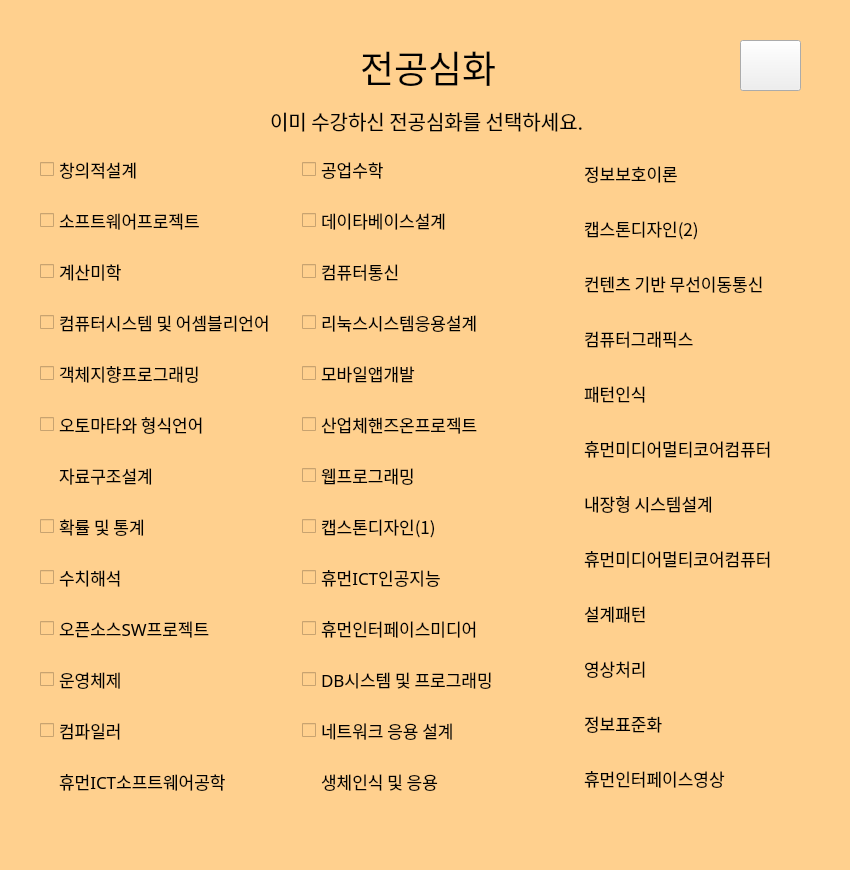
<?xml version="1.0" encoding="UTF-8"?>
<ui version="4.0">
 <class>MajorOption</class>
 <widget class="QMainWindow" name="MajorOption">
  <property name="geometry">
   <rect>
    <x>0</x>
    <y>0</y>
    <width>850</width>
    <height>870</height>
   </rect>
  </property>
  <property name="windowTitle">
   <string>MainWindow</string>
  </property>
  <property name="styleSheet">
   <string notr="true">background-color: transparent;
background-color: rgb(255, 208, 142);</string>
  </property>
  <widget class="QWidget" name="centralwidget">
   <widget class="QLabel" name="label_main_liberal_option_title">
    <property name="geometry">
     <rect>
      <x>360</x>
      <y>41</y>
      <width>171</width>
      <height>51</height>
     </rect>
    </property>
    <property name="font">
     <font>
      <family>배달의민족 주아</family>
      <pointsize>28</pointsize>
      <weight>50</weight>
      <bold>false</bold>
     </font>
    </property>
    <property name="text">
     <string>전공심화</string>
    </property>
   </widget>
   <widget class="QLabel" name="label_main_liberal_ment">
    <property name="geometry">
     <rect>
      <x>270</x>
      <y>100</y>
      <width>741</width>
      <height>41</height>
     </rect>
    </property>
    <property name="font">
     <font>
      <family>배달의민족 주아</family>
      <pointsize>15</pointsize>
     </font>
    </property>
    <property name="styleSheet">
     <string notr="true">background-color: transparent;
</string>
    </property>
    <property name="text">
     <string>이미 수강하신 전공심화를 선택하세요. </string>
    </property>
   </widget>
   <widget class="QPushButton" name="pushButton_right_arrow">
    <property name="geometry">
     <rect>
      <x>740</x>
      <y>40</y>
      <width>61</width>
      <height>51</height>
     </rect>
    </property>
    <property name="styleSheet">
     <string notr="true">#pushButton_right_arrow{
background-color: transparent;
border-image: url(:right_arrow3.png);
background: none;
background-repeat: none;
}</string>
    </property>
    <property name="text">
     <string/>
    </property>
   </widget>
   <widget class="QWidget" name="layoutWidget">
    <property name="geometry">
     <rect>
      <x>40</x>
      <y>140</y>
      <width>781</width>
      <height>681</height>
     </rect>
    </property>
    <property name="font">
     <font>
      <family>나눔손글씨 펜</family>
      <pointsize>14</pointsize>
     </font>
    </property>
    <layout class="QHBoxLayout" name="horizontalLayout">
     <item>
      <layout class="QVBoxLayout" name="verticalLayout">
       <item>
        <widget class="QCheckBox" name="checkBox_0_0">
         <property name="font">
          <font>
           <family>배달의민족 주아</family>
           <pointsize>13</pointsize>
          </font>
         </property>
         <property name="text">
          <string>창의적설계</string>
         </property>
        </widget>
       </item>
       <item>
        <widget class="QCheckBox" name="checkBox_0_1">
         <property name="font">
          <font>
           <family>배달의민족 주아</family>
           <pointsize>13</pointsize>
          </font>
         </property>
         <property name="text">
          <string>소프트웨어프로젝트</string>
         </property>
        </widget>
       </item>
       <item>
        <widget class="QCheckBox" name="checkBox_0_2">
         <property name="font">
          <font>
           <family>배달의민족 주아</family>
           <pointsize>13</pointsize>
          </font>
         </property>
         <property name="text">
          <string>계산미학</string>
         </property>
        </widget>
       </item>
       <item>
        <widget class="QCheckBox" name="checkBox_0_3">
         <property name="font">
          <font>
           <family>배달의민족 주아</family>
           <pointsize>13</pointsize>
          </font>
         </property>
         <property name="text">
          <string>컴퓨터시스템 및 어셈블리언어</string>
         </property>
        </widget>
       </item>
       <item>
        <widget class="QCheckBox" name="checkBox_0_4">
         <property name="font">
          <font>
           <family>배달의민족 주아</family>
           <pointsize>13</pointsize>
          </font>
         </property>
         <property name="text">
          <string>객체지향프로그래밍</string>
         </property>
        </widget>
       </item>
       <item>
        <widget class="QCheckBox" name="checkBox_0_5">
         <property name="font">
          <font>
           <family>배달의민족 주아</family>
           <pointsize>13</pointsize>
          </font>
         </property>
         <property name="text">
          <string>오토마타와 형식언어</string>
         </property>
        </widget>
       </item>
       <item>
        <widget class="QCheckBox" name="checkBox_0_6">
         <property name="font">
          <font>
           <family>배달의민족 주아</family>
           <pointsize>13</pointsize>
          </font>
         </property>
         <property name="styleSheet">
          <string notr="true">background-color: transparent;</string>
         </property>
         <property name="text">
          <string>자료구조설계</string>
         </property>
        </widget>
       </item>
       <item>
        <widget class="QCheckBox" name="checkBox_0_7">
         <property name="font">
          <font>
           <family>배달의민족 주아</family>
           <pointsize>13</pointsize>
          </font>
         </property>
         <property name="text">
          <string>확률 및 통계</string>
         </property>
        </widget>
       </item>
       <item>
        <widget class="QCheckBox" name="checkBox_0_8">
         <property name="font">
          <font>
           <family>배달의민족 주아</family>
           <pointsize>13</pointsize>
          </font>
         </property>
         <property name="text">
          <string>수치해석</string>
         </property>
        </widget>
       </item>
       <item>
        <widget class="QCheckBox" name="checkBox_0_9">
         <property name="font">
          <font>
           <family>배달의민족 주아</family>
           <pointsize>13</pointsize>
          </font>
         </property>
         <property name="text">
          <string>오픈소스SW프로젝트</string>
         </property>
        </widget>
       </item>
       <item>
        <widget class="QCheckBox" name="checkBox_0_10">
         <property name="font">
          <font>
           <family>배달의민족 주아</family>
           <pointsize>13</pointsize>
          </font>
         </property>
         <property name="text">
          <string>운영체제</string>
         </property>
        </widget>
       </item>
       <item>
        <widget class="QCheckBox" name="checkBox_0_11">
         <property name="font">
          <font>
           <family>배달의민족 주아</family>
           <pointsize>13</pointsize>
          </font>
         </property>
         <property name="text">
          <string>컴파일러</string>
         </property>
        </widget>
       </item>
       <item>
        <widget class="QCheckBox" name="checkBox_0_12">
         <property name="font">
          <font>
           <family>배달의민족 주아</family>
           <pointsize>13</pointsize>
          </font>
         </property>
         <property name="styleSheet">
          <string notr="true">background-color: transparent;</string>
         </property>
         <property name="text">
          <string>휴먼ICT소프트웨어공학</string>
         </property>
        </widget>
       </item>
      </layout>
     </item>
     <item>
      <layout class="QVBoxLayout" name="verticalLayout_2">
       <item>
        <widget class="QCheckBox" name="checkBox_0_13">
         <property name="font">
          <font>
           <family>배달의민족 주아</family>
           <pointsize>13</pointsize>
          </font>
         </property>
         <property name="text">
          <string>공업수학</string>
         </property>
        </widget>
       </item>
       <item>
        <widget class="QCheckBox" name="checkBox_0_14">
         <property name="font">
          <font>
           <family>배달의민족 주아</family>
           <pointsize>13</pointsize>
          </font>
         </property>
         <property name="text">
          <string>데이타베이스설계</string>
         </property>
        </widget>
       </item>
       <item>
        <widget class="QCheckBox" name="checkBox_0_15">
         <property name="font">
          <font>
           <family>배달의민족 주아</family>
           <pointsize>13</pointsize>
          </font>
         </property>
         <property name="text">
          <string>컴퓨터통신</string>
         </property>
        </widget>
       </item>
       <item>
        <widget class="QCheckBox" name="checkBox_0_16">
         <property name="font">
          <font>
           <family>배달의민족 주아</family>
           <pointsize>13</pointsize>
          </font>
         </property>
         <property name="text">
          <string>리눅스시스템응용설계</string>
         </property>
        </widget>
       </item>
       <item>
        <widget class="QCheckBox" name="checkBox_0_17">
         <property name="font">
          <font>
           <family>배달의민족 주아</family>
           <pointsize>13</pointsize>
          </font>
         </property>
         <property name="text">
          <string>모바일앱개발</string>
         </property>
        </widget>
       </item>
       <item>
        <widget class="QCheckBox" name="checkBox_0_18">
         <property name="font">
          <font>
           <family>배달의민족 주아</family>
           <pointsize>13</pointsize>
          </font>
         </property>
         <property name="text">
          <string>산업체핸즈온프로젝트</string>
         </property>
        </widget>
       </item>
       <item>
        <widget class="QCheckBox" name="checkBox_0_19">
         <property name="font">
          <font>
           <family>배달의민족 주아</family>
           <pointsize>13</pointsize>
          </font>
         </property>
         <property name="text">
          <string>웹프로그래밍</string>
         </property>
        </widget>
       </item>
       <item>
        <widget class="QCheckBox" name="checkBox_0_20">
         <property name="font">
          <font>
           <family>배달의민족 주아</family>
           <pointsize>13</pointsize>
          </font>
         </property>
         <property name="text">
          <string>캡스톤디자인(1)</string>
         </property>
        </widget>
       </item>
       <item>
        <widget class="QCheckBox" name="checkBox_0_21">
         <property name="font">
          <font>
           <family>배달의민족 주아</family>
           <pointsize>13</pointsize>
          </font>
         </property>
         <property name="text">
          <string>휴먼ICT인공지능</string>
         </property>
        </widget>
       </item>
       <item>
        <widget class="QCheckBox" name="checkBox_0_22">
         <property name="font">
          <font>
           <family>배달의민족 주아</family>
           <pointsize>13</pointsize>
          </font>
         </property>
         <property name="text">
          <string>휴먼인터페이스미디어</string>
         </property>
        </widget>
       </item>
       <item>
        <widget class="QCheckBox" name="checkBox_0_23">
         <property name="font">
          <font>
           <family>배달의민족 주아</family>
           <pointsize>13</pointsize>
          </font>
         </property>
         <property name="text">
          <string>DB시스템 및 프로그래밍</string>
         </property>
        </widget>
       </item>
       <item>
        <widget class="QCheckBox" name="checkBox_0_24">
         <property name="font">
          <font>
           <family>배달의민족 주아</family>
           <pointsize>13</pointsize>
          </font>
         </property>
         <property name="text">
          <string>네트워크 응용 설계</string>
         </property>
        </widget>
       </item>
       <item>
        <widget class="QCheckBox" name="checkBox_0_25">
         <property name="font">
          <font>
           <family>배달의민족 주아</family>
           <pointsize>13</pointsize>
          </font>
         </property>
         <property name="styleSheet">
          <string notr="true">background-color: transparent;</string>
         </property>
         <property name="text">
          <string>생체인식 및 응용</string>
         </property>
        </widget>
       </item>
      </layout>
     </item>
     <item>
      <layout class="QVBoxLayout" name="verticalLayout_4">
       <item>
        <widget class="QCheckBox" name="checkBox_0_26">
         <property name="font">
          <font>
           <family>배달의민족 주아</family>
           <pointsize>13</pointsize>
          </font>
         </property>
         <property name="styleSheet">
          <string notr="true">background-color: transparent;</string>
         </property>
         <property name="text">
          <string>정보보호이론</string>
         </property>
        </widget>
       </item>
       <item>
        <widget class="QCheckBox" name="checkBox_0_27">
         <property name="font">
          <font>
           <family>배달의민족 주아</family>
           <pointsize>13</pointsize>
          </font>
         </property>
         <property name="styleSheet">
          <string notr="true">background-color: transparent;
</string>
         </property>
         <property name="text">
          <string>캡스톤디자인(2)</string>
         </property>
        </widget>
       </item>
       <item>
        <widget class="QCheckBox" name="checkBox_0_28">
         <property name="font">
          <font>
           <family>배달의민족 주아</family>
           <pointsize>13</pointsize>
          </font>
         </property>
         <property name="styleSheet">
          <string notr="true">background-color: transparent;</string>
         </property>
         <property name="text">
          <string>컨텐츠 기반 무선이동통신</string>
         </property>
        </widget>
       </item>
       <item>
        <widget class="QCheckBox" name="checkBox_0_29">
         <property name="font">
          <font>
           <family>배달의민족 주아</family>
           <pointsize>13</pointsize>
          </font>
         </property>
         <property name="styleSheet">
          <string notr="true">background-color: transparent;</string>
         </property>
         <property name="text">
          <string>컴퓨터그래픽스</string>
         </property>
        </widget>
       </item>
       <item>
        <widget class="QCheckBox" name="checkBox_0_30">
         <property name="font">
          <font>
           <family>배달의민족 주아</family>
           <pointsize>13</pointsize>
          </font>
         </property>
         <property name="styleSheet">
          <string notr="true">background-color: transparent;</string>
         </property>
         <property name="text">
          <string>패턴인식</string>
         </property>
        </widget>
       </item>
       <item>
        <widget class="QCheckBox" name="checkBox_0_31">
         <property name="font">
          <font>
           <family>배달의민족 주아</family>
           <pointsize>13</pointsize>
          </font>
         </property>
         <property name="styleSheet">
          <string notr="true">background-color: transparent;</string>
         </property>
         <property name="text">
          <string>휴먼미디어멀티코어컴퓨터</string>
         </property>
        </widget>
       </item>
       <item>
        <widget class="QCheckBox" name="checkBox_0_32">
         <property name="font">
          <font>
           <family>배달의민족 주아</family>
           <pointsize>13</pointsize>
          </font>
         </property>
         <property name="styleSheet">
          <string notr="true">background-color: transparent;</string>
         </property>
         <property name="text">
          <string>내장형 시스템설계</string>
         </property>
        </widget>
       </item>
       <item>
        <widget class="QCheckBox" name="checkBox_0_33">
         <property name="font">
          <font>
           <family>배달의민족 주아</family>
           <pointsize>13</pointsize>
          </font>
         </property>
         <property name="styleSheet">
          <string notr="true">background-color: transparent;</string>
         </property>
         <property name="text">
          <string>휴먼미디어멀티코어컴퓨터</string>
         </property>
        </widget>
       </item>
       <item>
        <widget class="QCheckBox" name="checkBox_0_34">
         <property name="font">
          <font>
           <family>배달의민족 주아</family>
           <pointsize>13</pointsize>
          </font>
         </property>
         <property name="styleSheet">
          <string notr="true">background-color: transparent;</string>
         </property>
         <property name="text">
          <string>설계패턴</string>
         </property>
        </widget>
       </item>
       <item>
        <widget class="QCheckBox" name="checkBox_0_35">
         <property name="font">
          <font>
           <family>배달의민족 주아</family>
           <pointsize>13</pointsize>
          </font>
         </property>
         <property name="styleSheet">
          <string notr="true">background-color: transparent;</string>
         </property>
         <property name="text">
          <string>영상처리</string>
         </property>
        </widget>
       </item>
       <item>
        <widget class="QCheckBox" name="checkBox_0_36">
         <property name="font">
          <font>
           <family>배달의민족 주아</family>
           <pointsize>13</pointsize>
          </font>
         </property>
         <property name="styleSheet">
          <string notr="true">background-color: transparent;</string>
         </property>
         <property name="text">
          <string>정보표준화</string>
         </property>
        </widget>
       </item>
       <item>
        <widget class="QCheckBox" name="checkBox_0_37">
         <property name="font">
          <font>
           <family>배달의민족 주아</family>
           <pointsize>13</pointsize>
          </font>
         </property>
         <property name="styleSheet">
          <string notr="true">background-color: transparent;</string>
         </property>
         <property name="text">
          <string>휴먼인터페이스영상</string>
         </property>
        </widget>
       </item>
      </layout>
     </item>
    </layout>
   </widget>
   <widget class="QLabel" name="label_borderline">
    <property name="geometry">
     <rect>
      <x>-19</x>
      <y>-24</y>
      <width>889</width>
      <height>904</height>
     </rect>
    </property>
    <property name="styleSheet">
     <string notr="true">background-color: transparent;</string>
    </property>
    <property name="text">
     <string/>
    </property>
    <property name="pixmap">
     <pixmap resource="menu_logo.qrc">:/borderline.png</pixmap>
    </property>
    <property name="scaledContents">
     <bool>true</bool>
    </property>
   </widget>
   <widget class="QLabel" name="label">
    <property name="geometry">
     <rect>
      <x>70</x>
      <y>30</y>
      <width>181</width>
      <height>111</height>
     </rect>
    </property>
    <property name="styleSheet">
     <string notr="true">background-color: transparent;</string>
    </property>
    <property name="text">
     <string/>
    </property>
    <property name="pixmap">
     <pixmap resource="menu_logo.qrc">:/5c06a5c6abde9.png</pixmap>
    </property>
    <property name="scaledContents">
     <bool>true</bool>
    </property>
   </widget>
   <zorder>label_borderline</zorder>
   <zorder>label_main_liberal_option_title</zorder>
   <zorder>label_main_liberal_ment</zorder>
   <zorder>pushButton_right_arrow</zorder>
   <zorder>layoutWidget</zorder>
   <zorder>label</zorder>
  </widget>
  <widget class="QMenuBar" name="menubar">
   <property name="geometry">
    <rect>
     <x>0</x>
     <y>0</y>
     <width>850</width>
     <height>26</height>
    </rect>
   </property>
  </widget>
  <widget class="QStatusBar" name="statusbar"/>
 </widget>
 <resources>
  <include location="menu_logo.qrc"/>
 </resources>
 <connections/>
</ui>
